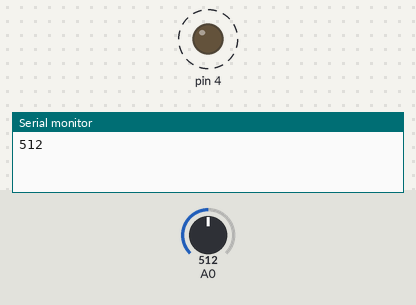
Simulated run of this sketch. Board: Arduino Uno, built with avr-gcc and run on an emulated ATmega328P. Parts: output pins drawn as LEDs (lit = HIGH), the last lines printed to the serial monitor. Dashed ring = blinking. The inputs (shaded band) are chosen by the test bench; at power-on: A0 = 512.

Above: at 1.8 s.
1.9 s: A0 set to 306
At 2.2 s:
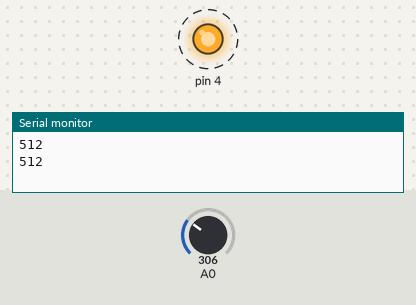
5.4 s: A0 set to 122
At 5.56 s:
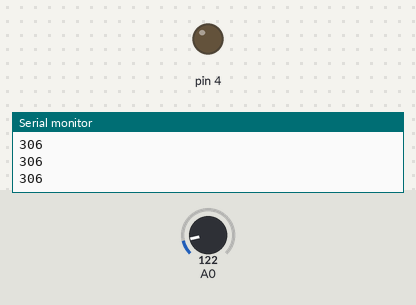
Timing chart, 0 to 14.9 s (numbered marks = the images above; inputs shaded):
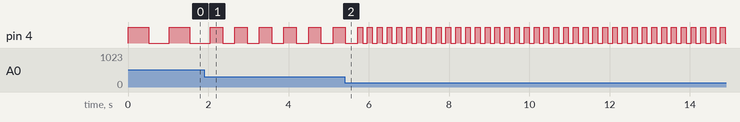

Measured:
- after the input at 1.9 s, pin 4: alternates HIGH for 0.31 s and LOW for 0.31 s, starting after 0.46 s
- by itself, pin 4: alternates HIGH for 0.51 s and LOW for 0.51 s

The sketch:

3_RotaryPotentiometer.ino
```cpp
int val;

void setup(){
  pinMode(4, OUTPUT);
  Serial.begin(9600);
}


void loop(){
  val = analogRead(0);
  digitalWrite(4, HIGH);
  delay(val);
  digitalWrite(4, LOW);
  delay(val);
  Serial.println(val);
}
```
